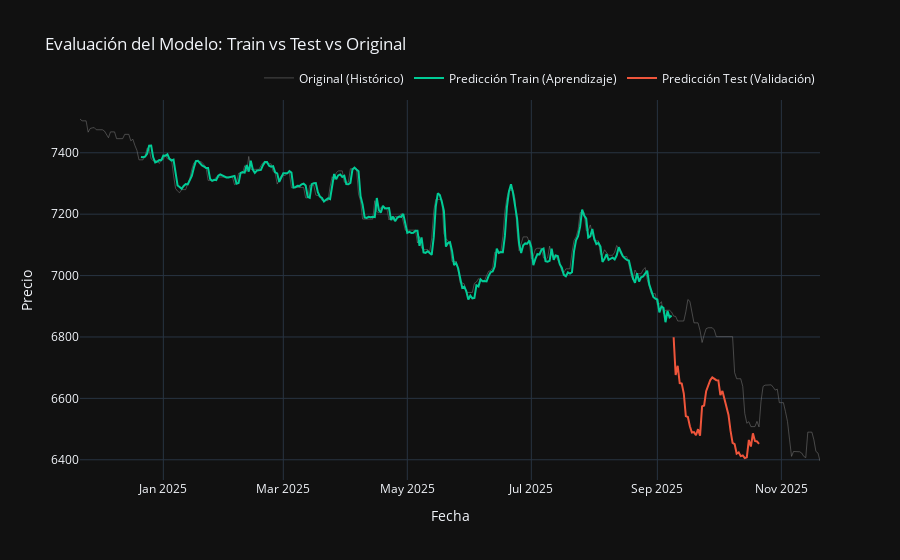

Write notebook code for a chart like this one.
### Code cell
import numpy as np
import pandas as pd
import plotly.graph_objects as go

# --- 1. GENERAR PREDICCIONES ---
# Predecimos sobre ambos conjuntos
train_pred_scaled = model1.predict(X_train, verbose=0)
test_pred_scaled = model1.predict(X_test, verbose=0)

# --- 2. INVERTIR ESCALA (Soporte para Univariante y Multivariante) ---
def inverse_transform_robust(pred_scaled, scaler):
    # Si el scaler espera más de 1 columna, creamos una matriz dummy
    if scaler.n_features_in_ > 1:
        dummy = np.zeros((len(pred_scaled), scaler.n_features_in_))
        dummy[:, 0] = pred_scaled.flatten()
        return scaler.inverse_transform(dummy)[:, 0]
    else:
        return scaler.inverse_transform(pred_scaled).flatten()

train_pred = inverse_transform_robust(train_pred_scaled, scaler)
test_pred = inverse_transform_robust(test_pred_scaled, scaler)

# --- 3. ALINEAR FECHAS ---
# El modelo empieza a predecir después de la primera ventana
# window_size se definió antes (ej. 14 o 20)
split_idx = len(train_pred)
total_offset = WINDOW

# Fechas para Train: Desde el final de la 1ra ventana hasta el corte
train_dates = df.index[total_offset : total_offset + split_idx]

# Fechas para Test: Desde el corte hasta el final
test_dates = df.index[total_offset + split_idx : total_offset + split_idx + len(test_pred)]

# --- 4. GRAFICAR ---
fig = go.Figure()

# A) Datos Originales (Fondo)
fig.add_trace(go.Scatter(
    x=df.index,
    y=df['Price'],
    mode='lines',
    name='Original (Histórico)',
    line=dict(color='gray', width=1, dash='solid'),
    opacity=0.5
))

# B) Predicción en Train (Azul)
fig.add_trace(go.Scatter(
    x=train_dates,
    y=train_pred,
    mode='lines',
    name='Predicción Train (Aprendizaje)',
    line=dict(color='#00CC96', width=2) # Verde/Cian
))

# C) Predicción en Test (Rojo/Naranja) -> LA IMPORTANTE
fig.add_trace(go.Scatter(
    x=test_dates,
    y=test_pred,
    mode='lines',
    name='Predicción Test (Validación)',
    line=dict(color='#EF553B', width=2) # Rojo
))

fig.update_layout(
    title="Evaluación del Modelo: Train vs Test vs Original",
    xaxis_title="Fecha",
    yaxis_title="Precio",
    template="plotly_dark",
    hovermode="x unified",
    legend=dict(
        orientation="h",
        yanchor="bottom",
        y=1.02,
        xanchor="right",
        x=1
    )
)

### Figure 1 — Plotly figure (JSON) as saved in the notebook; plotly's stock layout.template omitted (floating-point values rounded to 4 significant figures; data arrays with more than 128 entries replaced by an {"elided": "..."} marker saying what was removed)
{"data": [{"line": {"color": "gray", "dash": "solid", "width": 1}, "mode": "lines", "name": "Original (Histórico)", "opacity": 0.5, "type": "scatter", "x": {"elided": "365 str values"}, "y": {"elided": "365 float values"}}, {"line": {"color": "#00CC96", "width": 2}, "mode": "lines", "name": "Predicción Train (Aprendizaje)", "type": "scatter", "x": {"elided": "262 str values"}, "y": {"elided": "262 float values"}}, {"line": {"color": "#EF553B", "width": 2}, "mode": "lines", "name": "Predicción Test (Validación)", "type": "scatter", "x": ["2025-09-09T00:00:00.000000000", "2025-09-10T00:00:00.000000000", "2025-09-11T00:00:00.000000000", "2025-09-12T00:00:00.000000000", "2025-09-13T00:00:00.000000000", "2025-09-14T00:00:00.000000000", "2025-09-15T00:00:00.000000000", "2025-09-16T00:00:00.000000000", "2025-09-17T00:00:00.000000000", "2025-09-18T00:00:00.000000000", "2025-09-19T00:00:00.000000000", "2025-09-20T00:00:00.000000000", "2025-09-21T00:00:00.000000000", "2025-09-22T00:00:00.000000000", "2025-09-23T00:00:00.000000000", "2025-09-24T00:00:00.000000000", "2025-09-25T00:00:00.000000000", "2025-09-26T00:00:00.000000000", "2025-09-27T00:00:00.000000000", "2025-09-28T00:00:00.000000000", "2025-09-29T00:00:00.000000000", "2025-09-30T00:00:00.000000000", "2025-10-01T00:00:00.000000000", "2025-10-02T00:00:00.000000000", "2025-10-03T00:00:00.000000000", "2025-10-04T00:00:00.000000000", "2025-10-05T00:00:00.000000000", "2025-10-06T00:00:00.000000000", "2025-10-07T00:00:00.000000000", "2025-10-08T00:00:00.000000000", "2025-10-09T00:00:00.000000000", "2025-10-10T00:00:00.000000000", "2025-10-11T00:00:00.000000000", "2025-10-12T00:00:00.000000000", "2025-10-13T00:00:00.000000000", "2025-10-14T00:00:00.000000000", "2025-10-15T00:00:00.000000000", "2025-10-16T00:00:00.000000000", "2025-10-17T00:00:00.000000000", "2025-10-18T00:00:00.000000000", "2025-10-19T00:00:00.000000000", "2025-10-20T00:00:00.000000000", "2025-10-21T00:00:00.000000000"], "y": [6799.0, 6676.0, 6706.0, 6650.0, 6648.0, 6616.0, 6542.0, 6539.0, 6509.0, 6489.0, 6490.0, 6480.0, 6500.0, 6478.0, 6574.0, 6577.0, 6624.0, 6642.0, 6659.0, 6668.0, 6664.0, 6659.0, 6659.0, 6611.0, 6624.0, 6595.0, 6572.0, 6546.0, 6494.0, 6455.0, 6451.0, 6420.0, 6424.0, 6412.0, 6414.0, 6405.0, 6408.0, 6465.0, 6443.0, 6486.0, 6461.0, 6460.0, 6452.0]}], "layout": {"hovermode": "x unified", "legend": {"orientation": "h", "x": 1, "xanchor": "right", "y": 1.02, "yanchor": "bottom"}, "title": {"text": "Evaluación del Modelo: Train vs Test vs Original"}, "xaxis": {"title": {"text": "Fecha"}}, "yaxis": {"title": {"text": "Precio"}}}}
